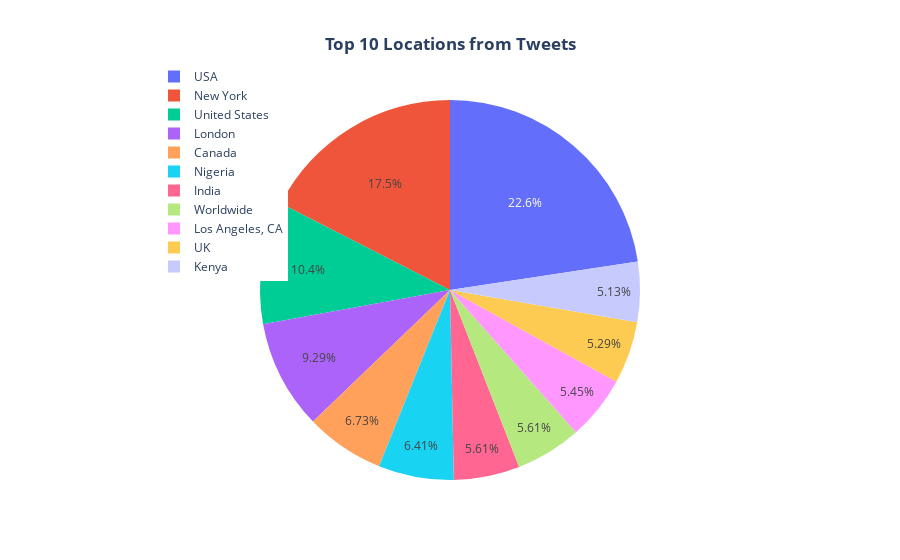

Source (notebook cell):
### Code cell
# plotting in a graph 
data = {
    "values": locations_df["unique_counts"].loc[:10],
    "labels": locations_df["location"].loc[:10],
    "domain": {"column": 0},
    "hoverinfo": "label + percent",
    "type": "pie"
}
layout = go.Layout(title= "<b>Top 10 Locations from Tweets</b>",
                   legend= dict(x=0.1, y=1.1, orientation="v"))

fig = go.Figure(data=[data], layout=layout)
fig.update_layout(title_x=0.5)
fig.show()

### Figure 1 — Plotly figure (JSON) as saved in the notebook; plotly's stock layout.template omitted (floating-point values rounded to 4 significant figures)
{"data": [{"domain": {"column": 0}, "hoverinfo": "label+percent", "labels": ["USA", "New York", "United States", "London", "Canada", "Nigeria", "India", "Worldwide", "Los Angeles, CA", "UK", "Kenya"], "type": "pie", "values": [141, 109, 65, 58, 42, 40, 35, 35, 34, 33, 32]}], "layout": {"legend": {"orientation": "v", "x": 0.1, "y": 1.1}, "title": {"text": "<b>Top 10 Locations from Tweets</b>", "x": 0.5}}}
